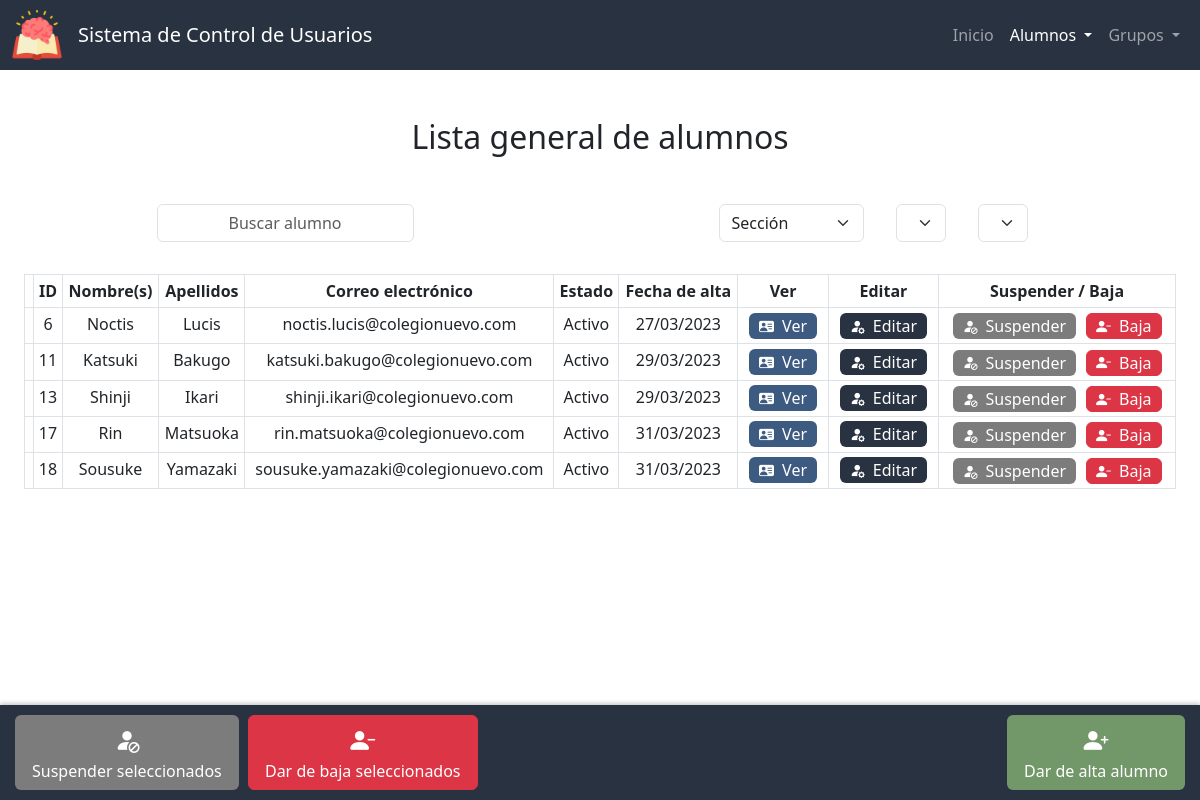
The page /lista_alumnos on the database its author committed.
### app.py (models this page shows, shortened)
class Alumnos(db.Model):
    id = db.Column(db.Integer, primary_key=True)
    nombre = db.Column(db.String(50), nullable=False)
    apellidos = db.Column(db.String(50), nullable=False)
    correo = db.Column(db.String(50), nullable=False, unique=True)
    estado = db.Column(db.Integer, nullable=False, default=0) # 0 - activo, 1 - suspendido, 2 - baja
    fecha_de_creacion = db.Column(db.DateTime, nullable=False, default=datetime.now)

### app.py (the view)
@app.route("/lista_alumnos")
def lista_alumnos():
    estados = [0, 1]
    lista = Alumnos.query.filter(Alumnos.estado.in_(estados)).all()
    seccion = db.session.query(Grupos.seccion).distinct().all()
    titulo = "Lista general de alumnos"
    return render_template("lista_alumnos.html", active="Lista de alumnos", lista=lista, estados=ESTADOSV, titulo=titulo, grupo_actual=None, secciones=seccion)

### templates/lista_alumnos.html (shortened to what this page needs)
{% extends "layout.html" %}
{% block scripts %}
    <link href="https://unpkg.com/bootstrap-table@1.21.3/dist/bootstrap-table.min.css" rel="stylesheet">
{% endblock %}
{% block main %}
    <h2 class="mb-5">
        {% if grupo_actual %} Grupo: {% else %} {{ titulo }} {% endif %}
    </h2>
    <div class="d-flex justify-content-around">
        <div>
            <input autocomplete="off" class="form-control mx-auto w-auto" autofocus id="buscar" placeholder="Buscar alumno" type="text">
        </div>
        <div>
            <div class="d-flex flex-row bd-highlight mb-3 justify-content-center">
                <div class="mb-3 mx-3">
                    <select class="select form-select mx-auto w-auto" name="seccion" id="seccion" required>
                        <option selected value="">Sección</option>
                    </select>
                </div>
                <div class="d-flex flex-row justify-content-center">
                    <div class="mb-3 mx-3">
                        <select class="select form-select mx-auto w-auto" name="grado" id="grado" required>
                        </select>
                    </div>
                    <div class="mb-3 mx-3">
                        <select class="select form-select mx-auto w-auto" name="grupo" id="grupo" required>
                        </select>
                    </div>
                </div>
            </div>
        </div>
    </div>
    <div id="alumnos-div" class="container-fluid">
        <table id="tabla-alumnos" class="table table-hover table-bordered table-sm"
        data-search="true" data-search-accent-neutralise="true" data-search-selector="#buscar"
        data-show-columns="true" data-show-columns-toggle-all="true"
        data-show-pagination-switch="true" data-show-toggle="true" data-show-fullscreen="true"
        data-buttons-class="" data-locale="es-MX" data-visible-search="true"
        data-page-list="[10, 25, 50, 100, All]" data-select-item-name="selectedItems">
            <thead id="thead" class="color-primario">
                <tr>
                    <th data-field="state" data-checkbox="true"></th>
                    <th data-sortable="true" scope="col" data-visible="false" >ID</th>
                    <th data-sortable="true" scope="col">Nombre(s)</th>
                    <th data-sortable="true" scope="col">Apellidos</th>
                    <th data-sortable="true" scope="col">Correo electrónico</th>
                    <th data-sortable="true" scope="col" class="col-movil">Estado</th>
                    <th data-sortable="true" scope="col" class="col-movil">Fecha de alta</th>
                    <th>Ver</th>
                    <th class="col-movil">Editar</th>
                    <th class="col-movil">Suspender / Baja</th>
                </tr>
            </thead>
            <tbody id="tbody">
                {% for i in lista %}
                    <tr {% if i.estado == 1 %} class="suspendido" {% endif %}>
                        <td></td>
                        <td>{{ i.id }}</td>
                        <td >{{ i.nombre }}</td>
                        <td>{{ i.apellidos }}</td>
                        <td>{{ i.correo }}</td>
                        <td>{{ estados[i.estado] }}</td>
                        <td>{{ i.fecha_de_creacion.strftime('%d/%m/%Y') }}</td>
                        <td>
                            <form action="/ver_alumno" method="get">
                                <button type="submit" class="edit btn ver" title="Ver alumno"><i class="bi-small bi bi-person-vcard-fill mx-1"></i><span class="mx-1 no-movil">Ver</span></button>
                            </form>
                        </td>
                        <td>
                            <form action="/editar_alumno" method="get">
                                <button type="submit" class="edit btn color-primario" title="Editar alumno"><i class="bi-small bi bi-person-fill-gear mx-1"></i><span class="mx-1 no-movil">Editar</span></button>
                            </form>
                        </td>
                        <td>
                            <div class="btn-group">
                                <form action="/suspender_alumno" method="post" {% if i.estado in (1,2) %} style="display:none;" {% else %} style="display:inline;" {% endif %}>
                                    <button type="submit" class="edit btn gris-oscuro" title="Suspender alumno"><i class="bi-small bi-person-fill-slash mx-1"></i><span class="mx-1 no-movil">Suspender</span></button>
                                </form>
                                <form id="form-eliminar-usuario" action="/eliminar_usuario" method="post">
                                    <button type="button" class="edit btn btn-danger" title="Eliminar alumno" onclick="confirmarEliminarUsuario('{{ i.id }}', '{{ i.nombre }}', '{{ i.apellidos }}')"><i class="bi-small bi bi-person-dash-fill mx-1"></i><span class="mx-1 no-movil">Baja</span></button>
                                </form>
                            </div>
                        </td>
                    </tr>
                {% endfor %}
            </tbody>
        </table>
    </div>
    <div class="botones-fijos d-flex justify-content-between">
        <div class="btn-group">
            <div>
                <button id="suspender-seleccionados" class="btn-big btn gris-oscuro" title="Suspender seleccionados"><i class="bi bi-person-fill-slash"></i><div class="mx-1 no-movil">Suspender seleccionados</div></button>
                <button id="eliminar-seleccionados" class="btn-big btn btn-danger" title="Dar de baja seleccionados"><i class="bi bi-person-dash-fill"></i><div class="mx-1 no-movil">Dar de baja seleccionados</div></button>
            </div>
        </div>
        <div>
            <form action="/alta_alumno">
                <button type="submit" class="btn-big btn verde" title="Dar de alta alumno"><i class="bi bi-person-plus-fill"></i><div class="mx-1 no-movil">Dar de alta alumno</div></button>
            </form>
        </div>
    </div>
{% endblock %}

### static/styles.css (style rules this page uses)
:root { --color-primario: #293241; --color-primario-active: #3b4f69; --color-primario-hover: #334458; --letra-primario: white; --letra-primario-inactive: #9A9EA5; --letra-primario-hover: #C9CBCF; --verde: #729869; --verde-active: #588559; --amarillo: #D69900; --amarillo-active: #b17900; --color-ver: #3D5A80; --color-ver-active: #5281a7; --gris: #a5a5a5; --gris-active: #969696; --gris-oscuro: #7c7c7c; --gris-oscuro-active: #646464; }
.color-primario { background-color: var(--color-primario); color: var(--letra-primario); }
.btn.edit { padding: 0 5px; }
.btn.edit, .btn-big { margin: 0 5px; transition: transform 0.2s ease-in-out; }
.btn-danger { margin: 0; }
.verde { background-color: var(--verde); color: var(--letra-primario); }
.gris-oscuro { background-color: var(--gris-oscuro); color: var(--letra-primario); }
.ver { background-color: var(--color-ver); color: var(--letra-primario); }
#grado, #grupo { width: 100px; }
.bi { font-size: 25px; color: var(--letra-primario); }
.bi-small { font-size: 15px; }
.d-flex { display: flex; flex-wrap: wrap; }
input { text-align: center; }
#alumnos-div { max-width: 1500px; justify-content: center; margin-bottom: 75px; }
.botones-fijos { position: fixed; bottom: 0; left: 0; right: 0; display: flex; justify-content: center; padding: 10px; background-color: var(--color-primario); box-shadow: 0 -2px 4px rgba(0, 0, 0, 0.2); }

### rows shown on the page
Alumnos: id "6", nombre "Noctis", apellidos "Lucis", correo "noctis.lucis@colegionuevo.com", estado "Activo", fecha_de_creacion "27/03/2023"
Alumnos: id "11", nombre "Katsuki", apellidos "Bakugo", correo "katsuki.bakugo@colegionuevo.com", estado "Activo", fecha_de_creacion "29/03/2023"
Alumnos: id "13", nombre "Shinji", apellidos "Ikari", correo "shinji.ikari@colegionuevo.com", estado "Activo", fecha_de_creacion "29/03/2023"
Alumnos: id "17", nombre "Rin", apellidos "Matsuoka", correo "rin.matsuoka@colegionuevo.com", estado "Activo", fecha_de_creacion "31/03/2023"
Alumnos: id "18", nombre "Sousuke", apellidos "Yamazaki", correo "sousuke.yamazaki@colegionuevo.com", estado "Activo", fecha_de_creacion "31/03/2023"

### other values the page prints
{{ titulo }} "Lista general de alumnos"
